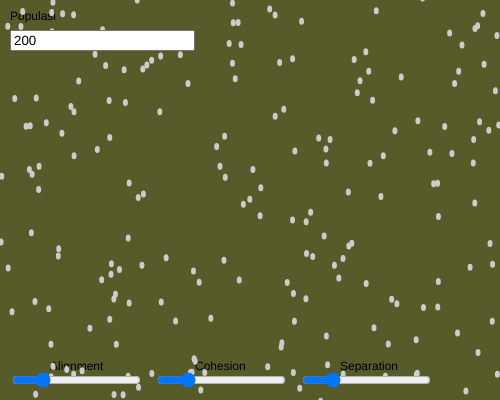
Frame 1 (no input)
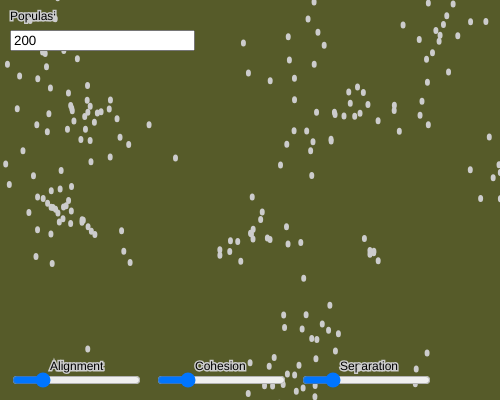
Frame 60 (no input)
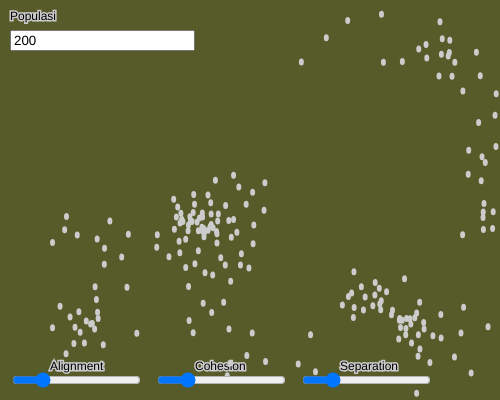
Frame 120 (the mouse pressed at the canvas centre since frame 60)

The p5.js sketch that drew these frames (run headless with seeded random() and noise() and a simulated clock; from frame 60 on, the mouse is pressed at the canvas centre):

// p5.js sketch
// ── sketch.js
const flock = []; //array yg akan diisikan banyak kendaraan
let alignSlider, cohesionSlider, separationSlider;
let population;
function setup() {
  createCanvas(500, 400);
  //createSlider(min, max, nilai_skrg, jarak antar nilai)
  alignSlider = createSlider(0,5,1,0.1);
  alignSlider.position(10,370)
  cohesionSlider = createSlider(0,5,1,0.1);
  cohesionSlider.position(155,370)
  separationSlider = createSlider(0,5,1,0.1);
  separationSlider.position(300,370)
  
  s = createInput("200")
  s.position(10,30)
  population = s.value
  s.changed(inisiasiPerubahan)
  inisiasiPerubahan()
}

function inisiasiPerubahan(){
  for (let i=0; i<s.value();i++){
    flock.push(new Boid());
  }
}

function draw() {
  background('#565B29');
  
  text("Populasi",10,20)
  text("Alignment",50,370)
  text("Cohesion",195,370)
  text("Separation",340,370)
  
  for (let boid of flock){
    boid.edges();
    boid.flock(flock)
    boid.update();
    boid.show();
  }
}
// ── boid.js
class Boid {
  constructor() {
    this.position = createVector(random(width), random(height));
    this.velocity = p5.Vector.random2D();
    this.velocity.setMag(random(2, 4)); //mengatur kecepatan acak antara 2-4
    this.acceleration = createVector(); //percepatan awal nol
    this.maxForce = 0.2; // keterbatasan stir, belok menikuk tiap kendaraan berbeda
    this.maxSpeed = 5; //keterbatas kecepatan kendaraan
  }

  // ======= edges hanya untuk mengatasi keterbatasan canvas p5
  edges() {
    if (this.position.x > width) {
      this.position.x = 0;
    } else if (this.position.x < 0) {
      this.position.x = width;
    }
    if (this.position.y > height) {
      this.position.y = 0;
    } else if (this.position.y < 0) {
      this.position.y = height;
    }
  }
  // ======= edges hanya untuk mengatasi keterbatasan canvas p5
  
  align(boids) { //argument boids (array)
    let perceptionRadius = 25;
    let steering = createVector();// gaya kemudi, dibuat nol
    let total = 0; //untuk menghitung banyak kendaraan di sekiar radius 25
    //loop untuk menghitung jarak semua boid di sekitar radius 25
    for (let other of boids) {
      let d = dist(this.position.x, this.position.y, other.position.x, other.position.y);
      if (other != this && d < perceptionRadius) {
        steering.add(other.velocity); // menjumlah semua velocity
        total++;
      }
    }
    if (total > 0) {
      steering.div(total); // membagi total velocity dgn total (kec. rerata)
      steering.setMag(this.maxSpeed); // mengatur kec. max
      //ciri khas aligment
      steering.sub(this.velocity); //gaya kemudi = kec rata2 - kec. kendaraan
      steering.limit(this.maxForce); //mengatur kemudi/menikung maks
    }
    return steering;
  }
  
  //mirip dengan align
  separation(boids) {
    let perceptionRadius = 24;
    let steering = createVector();
    let total = 0;
    for (let other of boids) {
      let d = dist(this.position.x, this.position.y, other.position.x, other.position.y);
      if (other != this && d < perceptionRadius) {
        //ciri khas separation
        let diff = p5.Vector.sub(this.position, other.position); //vektor menjauh
        diff.div(d * d); // 1/r^2 (semakin dekat, semakin menjauh)
        steering.add(diff); // 
        total++;
      }
    }
    //mirip align
    if (total > 0) {
      steering.div(total);
      steering.setMag(this.maxSpeed);
      steering.sub(this.velocity);
      steering.limit(this.maxForce);
    }
    return steering;
  }

  cohesion(boids) {
    let perceptionRadius = 50;
    let steering = createVector();
    let total = 0;
    for (let other of boids) {
      let d = dist(this.position.x, this.position.y, other.position.x, other.position.y);
      if (other != this && d < perceptionRadius) {
        steering.add(other.position);
        total++;
      }
    }
    // cohesion dan aligment beda di sini
    // cohesion lebih pada posisi
    if (total > 0) {
      steering.div(total);
      steering.sub(this.position); //ciri khas cohesion
      steering.setMag(this.maxSpeed);
      steering.sub(this.velocity);
      steering.limit(this.maxForce);
    }
    return steering;
  }

  flock(boids) {
    let alignment = this.align(boids);
    let cohesion = this.cohesion(boids);
    let separation = this.separation(boids);

    alignment.mult(alignSlider.value());
    cohesion.mult(cohesionSlider.value());
    separation.mult(separationSlider.value());
    
    //akumulasi semua gaya akibat aligment, cohesion, dan separation
    this.acceleration.add(alignment);
    this.acceleration.add(cohesion);
    this.acceleration.add(separation);
  }

  update() {
    this.position.add(this.velocity);
    this.velocity.add(this.acceleration);
    this.velocity.limit(this.maxSpeed);
    this.acceleration.mult(0); //accelerasionya direset setiap update
  }

  show() {
    strokeWeight(3);
    stroke(204);
    ellipse(this.position.x, this.position.y,2,4);
  }
}
